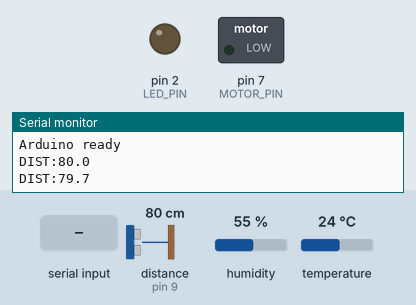
Bench run of a sketch on a simulated Arduino Mega 2560, built with avr-gcc and run on an emulated ATmega2560. On the bench: switched loads named in the sketch (green lamp = pin HIGH), output pins drawn as LEDs (lit = HIGH), the last lines printed to the serial monitor. Wiring (inferred from the names in the program): ultrasonic range finder: trigger pin 8; echo pin 9. Inputs (shaded band) come from the test bench; at power-on: distance to the obstacle (sensor on pin 9) 80 cm, humidity 55 %, temperature 24 °C. The echo pulse lasts 58.3 µs per cm; pins used as bus, display or sensor lines are not drawn.

Above: at 1.2 s.
1.3 s: "LED_ON\n" received over Serial
At 2.5 s:
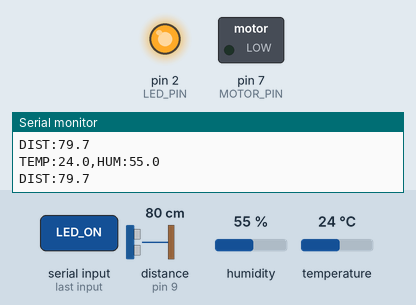
2.8 s: "MOTOR_ON\n" received over Serial
At 4.0 s:
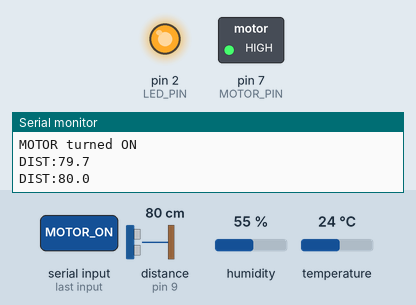
4.3 s: "LED_OFF\n" received over Serial
At 5.1 s:
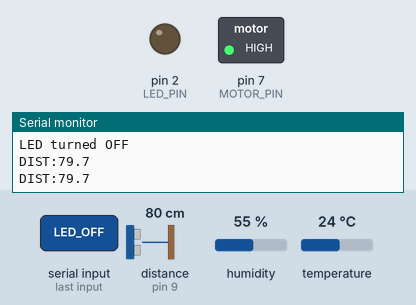
Timing chart, 0 to 7.3 s (numbered marks = the images above; inputs shaded):
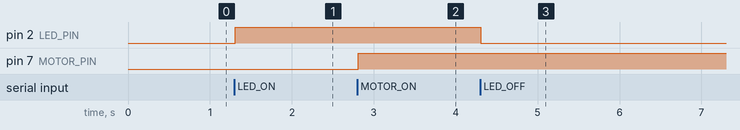

The sketch:

LLM_Controller.ino
```cpp
/*
  LLM_Controller.ino
  Elegoo Mega 2560 R3
  Basic serial command receiver for local LLM / Python bridge
*/

#include <DHT.h>
#include <DHT_U.h>


#define LED_PIN 2
#define MOTOR_PIN 7
#define TRIG_PIN 8
#define ECHO_PIN 9

#define DHTPIN 6
#define DHTTYPE DHT11

DHT dht(DHTPIN, DHTTYPE);

void setup() {
  Serial.begin(9600);        // USB serial
  pinMode(LED_PIN, OUTPUT);       // onboard LED
  pinMode(MOTOR_PIN, OUTPUT);       // motor
  pinMode(TRIG_PIN, OUTPUT);
  pinMode(ECHO_PIN, INPUT);
  dht.begin();

  Serial.println("Arduino ready");
}

unsigned long lastPing = 0;
unsigned long lastDHT = 0;

void loop() {
  if (Serial.available()) {
    String cmd = Serial.readStringUntil('\n');
    cmd.trim();
    Action(cmd);

  }

  // Distance every 500 ms
  if (millis() - lastPing > 500) {
    lastPing = millis();

    // Send a 10µs HIGH pulse to start the measurement
    digitalWrite(TRIG_PIN, LOW);
    delayMicroseconds(2);
    digitalWrite(TRIG_PIN, HIGH);
    delayMicroseconds(10);
    digitalWrite(TRIG_PIN, LOW);

    long duration = pulseIn(ECHO_PIN, HIGH, 30000); // timeout 30ms
    float distance = duration * 0.0343 / 2.0;
    Serial.print("DIST:");
    Serial.println(distance, 1);
  }

  // DHT every 2 s
  if (millis() - lastDHT > 2000) {
    lastDHT = millis();
    float t = dht.readTemperature();
    float h = dht.readHumidity();
    if (!isnan(t) && !isnan(h)) {
      Serial.print("TEMP:");
      Serial.print(t, 1);
      Serial.print(",HUM:");
      Serial.println(h, 1);
    } else {
      Serial.println("TEMP:ERROR");
    }
  }

}

void Action(String action) {
  action.toUpperCase();

    if (action.indexOf("LED_ON") >= 0) {
      digitalWrite(LED_PIN, HIGH);
      Serial.println("LED turned ON");
    } else if (action.indexOf("LED_OFF") >= 0) {
      digitalWrite(LED_PIN, LOW);
      Serial.println("LED turned OFF");
    } else if (action.indexOf("TOGGLE_LED") >= 0) {
      digitalWrite(LED_PIN, LOW);
      Serial.println("LED toggled");
    } else if (action.indexOf("MOTOR_ON") >= 0) {
      digitalWrite(MOTOR_PIN, HIGH);
      Serial.println("MOTOR turned ON");
    } else if (action.indexOf("MOTOR_OFF") >= 0) {
      digitalWrite(MOTOR_PIN, LOW);
      Serial.println("MOTOR turned OFF");
    } else {
      Serial.print("Unknown command: ");
      Serial.println(action);
    }
}
```

Measured:
- after the input at 1.3 s, pin 2 (LED_PIN): LOW → HIGH at once
- after the input at 2.8 s, pin 7 (MOTOR_PIN): LOW → HIGH at once
- after the input at 4.3 s, pin 2 (LED_PIN): HIGH → LOW at once
